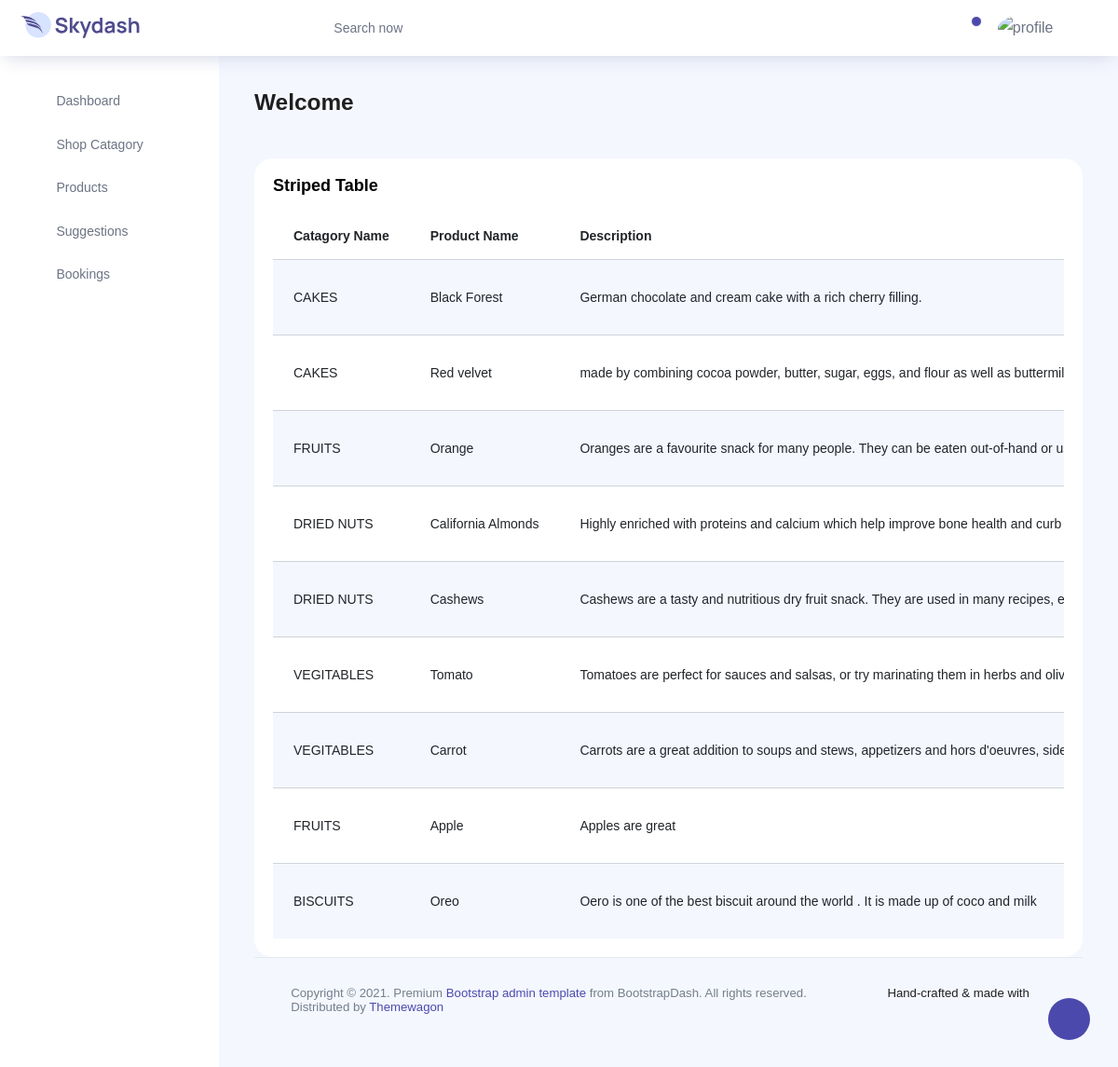
The page /ShopApp/product_display/ on the database its author committed.
### ShopApp/models.py (models this page shows)
class productdb(models.Model):
    catname = models.CharField(max_length=50,null=True,blank=True)
    productname = models.CharField(max_length=50,null=True,blank=True)
    description = models.CharField(max_length=150,null=True,blank=True)
    price = models.CharField(max_length=50,null=True,blank=True)
    image = models.ImageField(upload_to="profile",null=True,blank=True)

### ShopApp/views.py (the view)
# urls.py: path('product_display/',views.product_display,name="product_display"),
def product_display(request):
    data = productdb.objects.all()
    return render(request,"ProductDisplay.html",{'data':data})

### ShopApp/templates/ProductDisplay.html (shortened to what this page needs)
<!DOCTYPE html>
{% extends 'index.html' %}
{% block content %}
<html lang="en">
<head>
</head>
<body>
<div class="card">
                <div class="card-body">
                  <h4 class="card-title">Striped Table</h4>
                  <div class="table-responsive">
                    <table class="table table-striped">
                      <thead>
                        <tr>
                          <th>
                           Catagory Name
                          </th>
                          <th>
                           Product Name
                          </th>
                          <th>
                            Description
                          </th>
                        </tr>
                      </thead>
                      <tbody>
                      {% for i in data %}
                        <tr>
                          <td>
                            {{i.catname}}
                          </td>
                          <td>
                            {{i.productname}}
                          </td>
                          <td>
                            {{i.description}}
                          </td>
                        </tr>
                      {% endfor %}
                      </tbody>
                    </table>
                  </div>
                </div>
              </div>
</body>
</html>
{% endblock %}

### ShopApp/templates/index.html (shortened to what this page needs)
<!DOCTYPE html>
{% load static %}
<html lang="en">
<head>
  <link rel="stylesheet" href="{% static 'vendors/feather/feather.css' %}">
  <link rel="stylesheet" href="{% static 'vendors/ti-icons/css/themify-icons.css' %}">
  <link rel="stylesheet" href="{% static 'vendors/css/vendor.bundle.base.css' %}">
  <link rel="stylesheet" href="{% static 'vendors/datatables.net-bs4/dataTables.bootstrap4.css' %}">
  <link rel="stylesheet" href="{% static 'vendors/ti-icons/css/themify-icons.css' %}">
  <link rel="stylesheet" type="{% static 'text/css" href="js/select.dataTables.min.css' %}">
  <link rel="stylesheet" href="{% static 'css/vertical-layout-light/style.css' %}">
</head>
<body>
  <div class="container-scroller">
    <nav class="navbar col-lg-12 col-12 p-0 fixed-top d-flex flex-row">
      <div class="text-center navbar-brand-wrapper d-flex align-items-center justify-content-center">
        <a class="navbar-brand brand-logo mr-5" href="index.html"><img src="{% static 'images/logo.svg' %}" class="mr-2" alt="logo"/></a>
      </div>
      <div class="navbar-menu-wrapper d-flex align-items-center justify-content-end">
        <button class="navbar-toggler navbar-toggler align-self-center" type="button" data-toggle="minimize">
          <span class="icon-menu"></span>
        </button>
        <ul class="navbar-nav mr-lg-2">
          <li class="nav-item nav-search d-none d-lg-block">
            <div class="input-group">
              <div class="input-group-prepend hover-cursor" id="navbar-search-icon">
                <span class="input-group-text" id="search">
                  <i class="icon-search"></i>
                </span>
              </div>
              <input type="text" class="form-control" id="navbar-search-input" placeholder="Search now" aria-label="search" aria-describedby="search">
            </div>
          </li>
        </ul>
        <ul class="navbar-nav navbar-nav-right">
          <li class="nav-item dropdown">
            <a class="nav-link count-indicator dropdown-toggle" id="notificationDropdown" href="#" data-toggle="dropdown">
              <i class="icon-bell mx-0"></i>
              <span class="count"></span>
            </a>
          </li>
          <li class="nav-item nav-profile dropdown">
            <a class="nav-link dropdown-toggle" href="#" data-toggle="dropdown" id="profileDropdown">
              <img src="{% static 'images/faces/face28.jpg' %}" alt="profile"/>
            </a>
          </li>
          <li class="nav-item nav-settings d-none d-lg-flex">
            <a class="nav-link" href="#">
              <i class="icon-ellipsis"></i>
            </a>
          </li>
        </ul>
      </div>
    </nav>
    <div class="container-fluid page-body-wrapper">
      <div class="theme-setting-wrapper">
        <div id="settings-trigger"><i class="ti-settings"></i></div>
      </div>
      <nav class="sidebar sidebar-offcanvas" id="sidebar">
        <ul class="nav">
          <li class="nav-item">
            <a class="nav-link" href="index.html">
              <i class="icon-grid menu-icon"></i>
              <span class="menu-title">Dashboard</span>
            </a>
          </li>
          <li class="nav-item">
            <a class="nav-link" data-toggle="collapse" href="#ui-basic" aria-expanded="false" aria-controls="ui-basic">
              <i class="icon-layout menu-icon"></i>
              <span class="menu-title">Shop Catagory</span>
              <i class="menu-arrow"></i>
            </a>
          </li>
           <li class="nav-item">
            <a class="nav-link" data-toggle="collapse" href="#form-elements" aria-expanded="false" aria-controls="form-elements">
              <i class="icon-columns menu-icon"></i>
              <span class="menu-title">Products</span>
              <i class="menu-arrow"></i>
            </a>
          </li>
          <li class="nav-item">
            <a class="nav-link" href="{% url 'contact_suggestion' %}">
              <i class="icon-grid menu-icon"></i>
              <span class="menu-title">Suggestions</span>
            </a>
          </li>
               <li class="nav-item">
            <a class="nav-link" href="{% url 'bookingsss' %}">
              <i class="icon-grid menu-icon"></i>
              <span class="menu-title">Bookings</span>
            </a>
          </li>
          </ul>
      </nav>
      <div class="main-panel">
        <div class="content-wrapper">
          <div class="row">
            <div class="col-md-12 grid-margin">
              <div class="row">
                <div class="col-12 col-xl-8 mb-4 mb-xl-0">
                  <h3 class="font-weight-bold">Welcome</h3>
                </div>
              </div>
            </div>
          </div>
          {% block content %}{% endblock %}
        <footer class="footer">
          <div class="d-sm-flex justify-content-center justify-content-sm-between">
            <span class="text-muted text-center text-sm-left d-block d-sm-inline-block">Copyright © 2021.  Premium <a href="https://www.bootstrapdash.com/" target="_blank">Bootstrap admin template</a> from BootstrapDash. All rights reserved.</span>
            <span class="float-none float-sm-right d-block mt-1 mt-sm-0 text-center">Hand-crafted & made with <i class="ti-heart text-danger ml-1"></i></span>
          </div>
          <div class="d-sm-flex justify-content-center justify-content-sm-between">
            <span class="text-muted text-center text-sm-left d-block d-sm-inline-block">Distributed by <a href="https://www.themewagon.com/" target="_blank">Themewagon</a></span>
          </div>
        </footer>
      </div>
    </div>
  </div>
</body>
</html>

### rows shown on the page
productdb: catname "CAKES", productname "Black Forest", description "German chocolate and cream cake with a rich cherry filling."
productdb: catname "CAKES", productname "Red velvet", description "made by combining cocoa powder, butter, sugar, eggs, and flour as well as…"
productdb: catname "FRUITS", productname "Orange", description "Oranges are a favourite snack for many people. They can be eaten out-of-hand or…"
productdb: catname "DRIED NUTS", productname "California Almonds", description "Highly enriched with proteins and calcium which help improve bone health and curb…"
productdb: catname "DRIED NUTS", productname "Cashews", description "Cashews are a tasty and nutritious dry fruit snack. They are used in many recipes,…"
productdb: catname "VEGITABLES", productname "Tomato", description "Tomatoes are perfect for sauces and salsas, or try marinating them in herbs and…"
productdb: catname "VEGITABLES", productname "Carrot", description "Carrots are a great addition to soups and stews, appetizers and hors d'oeuvres,…"
productdb: catname "FRUITS", productname "Apple", description "Apples are great"
productdb: catname "BISCUITS", productname "Oreo", description "Oero is one of the best biscuit around the world . It is made up of coco and milk"
